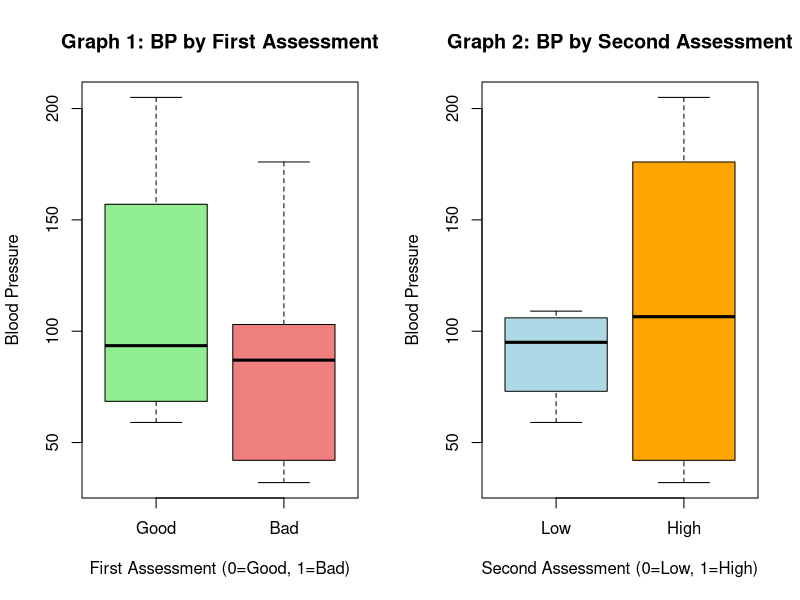
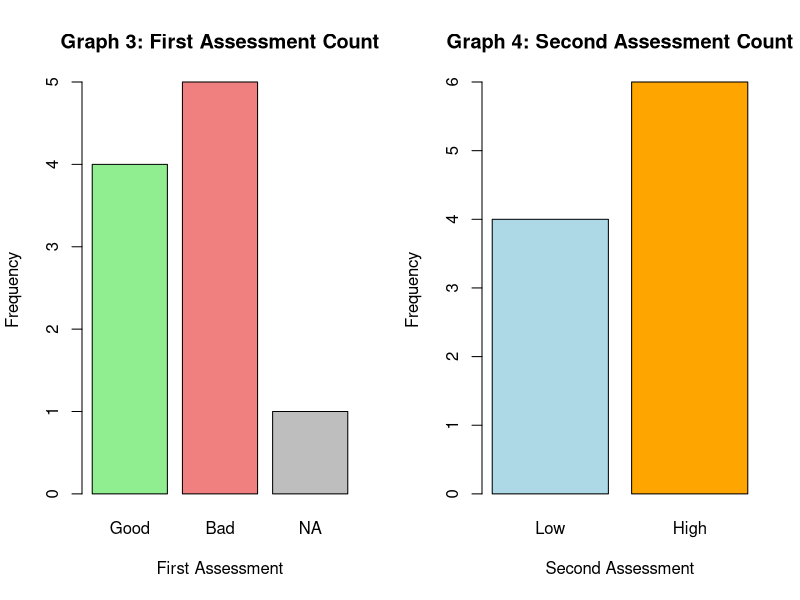
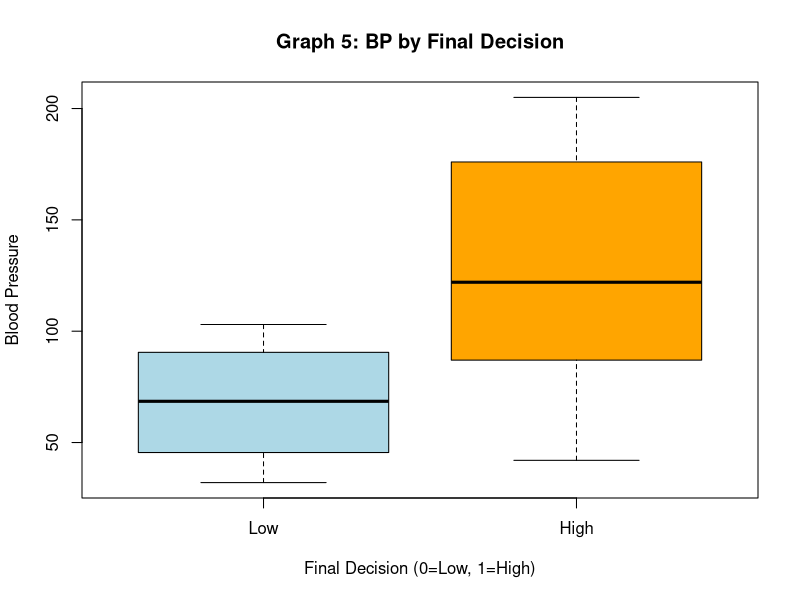
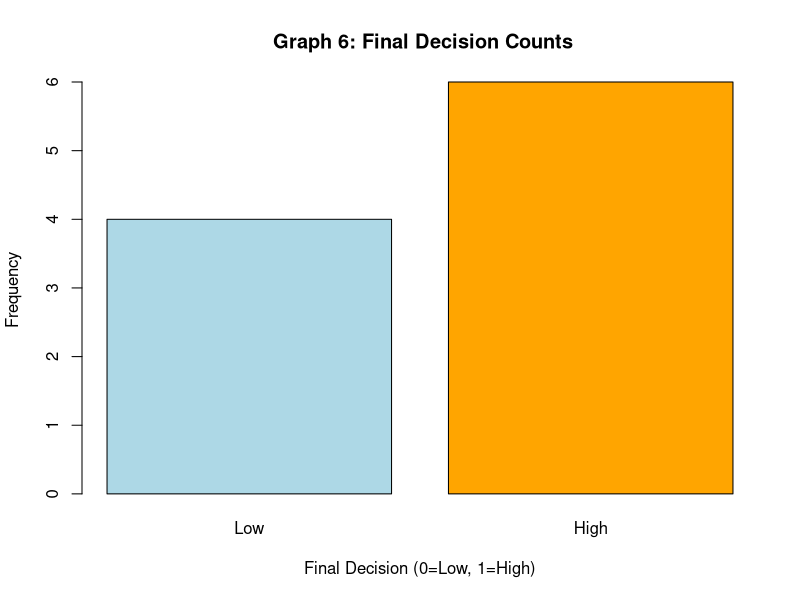
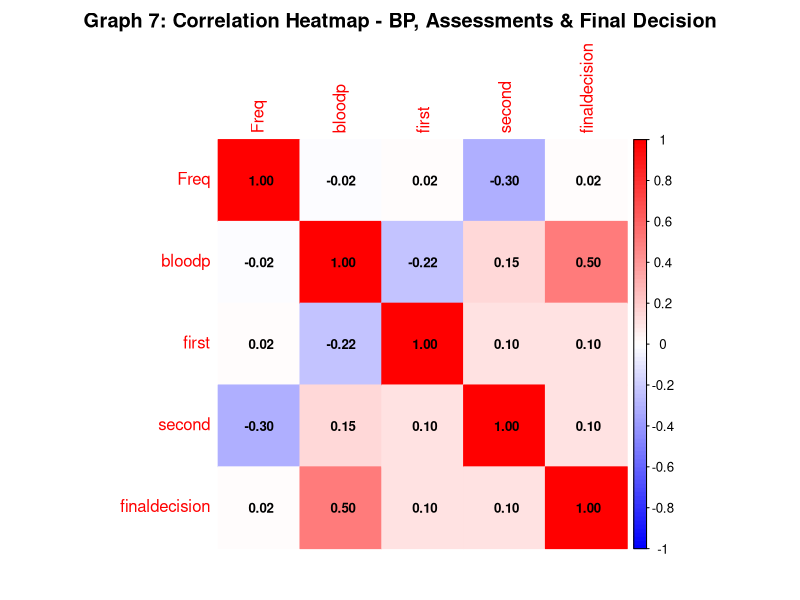
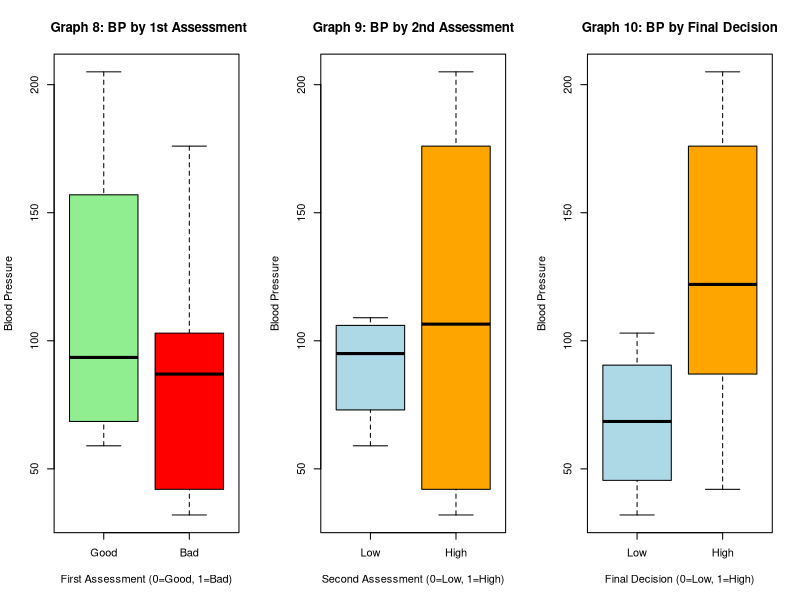

R code for these plots, in order:
## ---- chunk 1
knitr::opts_chunk$set(echo = TRUE)
## ---- chunk 2
# Load necessary library
library(ggplot2)  # For making graphs

# Create the dataset
Freq <- c(0.6, 0.3, 0.4, 0.4, 0.2, 0.6, 0.3, 0.4, 0.9, 0.2)
bloodp <- c(103, 87, 32, 42, 59, 109, 78, 205, 135, 176)
first <- c(1, 1, 1, 1, 0, 0, 0, 0, NA, 1)  # 1 = Bad, 0 = Good, NA = Missing
second <- c(0, 0, 1, 1, 0, 0, 1, 1, 1, 1)  # 0 = Low, 1 = High
finaldecision <- c(0, 1, 0, 1, 0, 1, 0, 1, 1, 1)  # 0 = Low, 1 = High

# Store data in a table
patient_data <- data.frame(Freq, bloodp, first, second, finaldecision)

# Show the data
print(patient_data)

## ---- chunk 3
# Set up layout for two boxplots
par(mfrow = c(1, 2))  

# Boxplot for First Assessment vs. Blood Pressure
boxplot(bloodp ~ first, 
        main = "Graph 1: BP by First Assessment", 
        xlab = "First Assessment (0=Good, 1=Bad)", 
        ylab = "Blood Pressure", 
        col = c("lightgreen", "lightcoral"), 
        names = c("Good", "Bad"))

# Boxplot for Second Assessment vs. Blood Pressure
boxplot(bloodp ~ second, 
        main = "Graph 2: BP by Second Assessment", 
        xlab = "Second Assessment (0=Low, 1=High)", 
        ylab = "Blood Pressure", 
        col = c("lightblue", "orange"), 
        names = c("Low", "High"))

# Reset layout
par(mfrow = c(1, 1))
## ---- chunk 4
# Set up layout for two bar charts
par(mfrow = c(1, 2))

# Convert first assessment to categories
first_factor <- factor(first, levels = c(0, 1, NA), labels = c("Good", "Bad", "Missing"), exclude = NULL)

# Convert second assessment to categories
second_factor <- factor(second, levels = c(0, 1), labels = c("Low", "High"))

# Barplot for First Assessment
barplot(table(first_factor, useNA = "ifany"), 
        main = "Graph 3: First Assessment Count", 
        xlab = "First Assessment", 
        ylab = "Frequency",
        col = c("lightgreen", "lightcoral", "gray"),
        names.arg = c("Good", "Bad", "NA"))

# Barplot for Second Assessment
barplot(table(second_factor), 
        main = "Graph 4: Second Assessment Count", 
        xlab = "Second Assessment", 
        ylab = "Frequency",
        col = c("lightblue", "orange"),
        names.arg = c("Low", "High"))

# Reset layout
par(mfrow = c(1, 1))
## ---- chunk 5
boxplot(bloodp ~ finaldecision, 
        main = "Graph 5: BP by Final Decision", 
        xlab = "Final Decision (0=Low, 1=High)", 
        ylab = "Blood Pressure", 
        col = c("lightblue", "orange"),
        names = c("Low", "High"))
barplot(table(finaldecision), 
        main = " Graph 6: Final Decision Counts", 
        xlab = "Final Decision (0=Low, 1=High)", 
        ylab = "Frequency",
        col = c("lightblue", "orange"),
        names.arg = c("Low", "High"))
## ---- chunk 6
library(ggplot2)
library(corrplot)

# Convert categorical variables to numeric
patient_data_numeric <- patient_data

# Ensure all categorical variables are converted
patient_data_numeric$first <- as.numeric(as.character(patient_data$first))
patient_data_numeric$second <- as.numeric(as.character(patient_data$second))
patient_data_numeric$finaldecision <- as.numeric(as.character(patient_data$finaldecision))

# Select only numeric variables for correlation analysis
numeric_vars <- sapply(patient_data_numeric, is.numeric)  # Identify numeric columns
cor_matrix <- cor(patient_data_numeric[, numeric_vars], use = "complete.obs")  # Compute correlation matrix

corrplot(cor_matrix, method = "color", 
         col = colorRampPalette(c("blue", "white", "red"))(100), 
         tl.cex = 1, number.cex = 0.8, addCoef.col = "black",
         title = "Graph 7: Correlation Heatmap - BP, Assessments & Final Decision",
         mar = c(2, 2, 2, 2))  # Adjust margins to fit the title


## ---- chunk 7
# Set up a 1-row, 3-column layout for side-by-side boxplots
par(mfrow = c(1, 3))

# Boxplot 8: Blood Pressure by 1st Assessment
boxplot(patient_data$bloodp ~ patient_data$first, 
        main = " Graph 8: BP by 1st Assessment", 
        xlab = "First Assessment (0=Good, 1=Bad)", 
        ylab = "Blood Pressure", 
        col = c("lightgreen", "red"),
        names = c("Good", "Bad"))

# Boxplot 9: BP by 2nd Assessment
boxplot(patient_data$bloodp ~ patient_data$second, 
        main = "Graph 9: BP by 2nd Assessment", 
        xlab = "Second Assessment (0=Low, 1=High)", 
        ylab = "Blood Pressure", 
        col = c("lightblue", "orange"),
        names = c("Low", "High"))

# Boxplot 10: BP by Final Decision
boxplot(patient_data$bloodp ~ patient_data$finaldecision, 
        main = "Graph 10: BP by Final Decision", 
        xlab = "Final Decision (0=Low, 1=High)", 
        ylab = "Blood Pressure", 
        col = c("lightblue", "orange"),
        names = c("Low", "High"))

